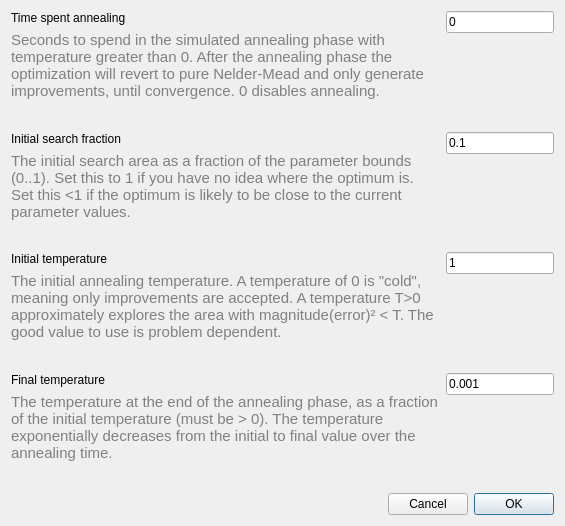
<?xml version="1.0" encoding="UTF-8"?>
<ui version="4.0">
 <class>NelderMead</class>
 <widget class="QDialog" name="NelderMead">
  <property name="windowModality">
   <enum>Qt::ApplicationModal</enum>
  </property>
  <property name="geometry">
   <rect>
    <x>0</x>
    <y>0</y>
    <width>565</width>
    <height>488</height>
   </rect>
  </property>
  <property name="sizePolicy">
   <sizepolicy hsizetype="MinimumExpanding" vsizetype="MinimumExpanding">
    <horstretch>0</horstretch>
    <verstretch>0</verstretch>
   </sizepolicy>
  </property>
  <property name="windowTitle">
   <string>Nelder Mead / Simulated Annealing Optimization</string>
  </property>
  <layout class="QVBoxLayout" name="verticalLayout_9">
   <property name="sizeConstraint">
    <enum>QLayout::SetDefaultConstraint</enum>
   </property>
   <item>
    <layout class="QGridLayout" name="gridLayout" columnstretch="1,0" columnminimumwidth="0,100">
     <item row="0" column="0">
      <layout class="QVBoxLayout" name="verticalLayout_2">
       <item>
        <widget class="QLabel" name="label_3">
         <property name="text">
          <string>Time spent annealing</string>
         </property>
         <property name="alignment">
          <set>Qt::AlignLeading|Qt::AlignLeft|Qt::AlignTop</set>
         </property>
         <property name="wordWrap">
          <bool>false</bool>
         </property>
        </widget>
       </item>
       <item>
        <widget class="QLabel" name="label_5">
         <property name="sizePolicy">
          <sizepolicy hsizetype="MinimumExpanding" vsizetype="MinimumExpanding">
           <horstretch>0</horstretch>
           <verstretch>0</verstretch>
          </sizepolicy>
         </property>
         <property name="minimumSize">
          <size>
           <width>0</width>
           <height>0</height>
          </size>
         </property>
         <property name="font">
          <font>
           <pointsize>11</pointsize>
          </font>
         </property>
         <property name="styleSheet">
          <string notr="true">color: rgb(128,128,128)</string>
         </property>
         <property name="text">
          <string>Seconds to spend in the simulated annealing phase with temperature greater than 0. After the annealing phase the optimization will revert to pure Nelder-Mead and only generate improvements, until convergence. 0 disables annealing.</string>
         </property>
         <property name="scaledContents">
          <bool>false</bool>
         </property>
         <property name="alignment">
          <set>Qt::AlignLeading|Qt::AlignLeft|Qt::AlignTop</set>
         </property>
         <property name="wordWrap">
          <bool>true</bool>
         </property>
        </widget>
       </item>
      </layout>
     </item>
     <item row="0" column="1">
      <layout class="QVBoxLayout" name="verticalLayout">
       <item>
        <widget class="QLineEdit" name="edit_time">
         <property name="minimumSize">
          <size>
           <width>0</width>
           <height>0</height>
          </size>
         </property>
         <property name="text">
          <string>0</string>
         </property>
        </widget>
       </item>
       <item>
        <spacer name="verticalSpacer">
         <property name="orientation">
          <enum>Qt::Vertical</enum>
         </property>
         <property name="sizeHint" stdset="0">
          <size>
           <width>20</width>
           <height>20</height>
          </size>
         </property>
        </spacer>
       </item>
      </layout>
     </item>
     <item row="1" column="0">
      <layout class="QVBoxLayout" name="verticalLayout_3">
       <item>
        <widget class="QLabel" name="label_4">
         <property name="text">
          <string>Initial search fraction</string>
         </property>
         <property name="alignment">
          <set>Qt::AlignLeading|Qt::AlignLeft|Qt::AlignTop</set>
         </property>
         <property name="wordWrap">
          <bool>false</bool>
         </property>
        </widget>
       </item>
       <item>
        <widget class="QLabel" name="label_6">
         <property name="sizePolicy">
          <sizepolicy hsizetype="MinimumExpanding" vsizetype="MinimumExpanding">
           <horstretch>0</horstretch>
           <verstretch>0</verstretch>
          </sizepolicy>
         </property>
         <property name="font">
          <font>
           <pointsize>11</pointsize>
          </font>
         </property>
         <property name="styleSheet">
          <string notr="true">color: rgb(128,128,128)</string>
         </property>
         <property name="text">
          <string>The initial search area as a fraction of the parameter bounds (0..1). Set this to 1 if you have no idea where the optimum is. Set this &lt;1 if the optimum is likely to be close to the current parameter values.</string>
         </property>
         <property name="scaledContents">
          <bool>false</bool>
         </property>
         <property name="alignment">
          <set>Qt::AlignLeading|Qt::AlignLeft|Qt::AlignTop</set>
         </property>
         <property name="wordWrap">
          <bool>true</bool>
         </property>
        </widget>
       </item>
      </layout>
     </item>
     <item row="1" column="1">
      <layout class="QVBoxLayout" name="verticalLayout_6">
       <item>
        <widget class="QLineEdit" name="edit_initial_fraction">
         <property name="text">
          <string>0.1</string>
         </property>
        </widget>
       </item>
       <item>
        <spacer name="verticalSpacer_2">
         <property name="orientation">
          <enum>Qt::Vertical</enum>
         </property>
         <property name="sizeHint" stdset="0">
          <size>
           <width>20</width>
           <height>20</height>
          </size>
         </property>
        </spacer>
       </item>
      </layout>
     </item>
     <item row="2" column="0">
      <layout class="QVBoxLayout" name="verticalLayout_4">
       <item>
        <widget class="QLabel" name="label">
         <property name="text">
          <string>Initial temperature</string>
         </property>
         <property name="alignment">
          <set>Qt::AlignLeading|Qt::AlignLeft|Qt::AlignTop</set>
         </property>
         <property name="wordWrap">
          <bool>false</bool>
         </property>
        </widget>
       </item>
       <item>
        <widget class="QLabel" name="label_7">
         <property name="sizePolicy">
          <sizepolicy hsizetype="MinimumExpanding" vsizetype="MinimumExpanding">
           <horstretch>0</horstretch>
           <verstretch>0</verstretch>
          </sizepolicy>
         </property>
         <property name="font">
          <font>
           <pointsize>11</pointsize>
          </font>
         </property>
         <property name="styleSheet">
          <string notr="true">color: rgb(128,128,128)</string>
         </property>
         <property name="text">
          <string>The initial annealing temperature. A temperature of 0 is &quot;cold&quot;, meaning only improvements are accepted. A temperature T&gt;0 approximately explores the area with magnitude(error)² &lt; T. The good value to use is problem dependent.</string>
         </property>
         <property name="textFormat">
          <enum>Qt::AutoText</enum>
         </property>
         <property name="scaledContents">
          <bool>false</bool>
         </property>
         <property name="alignment">
          <set>Qt::AlignLeading|Qt::AlignLeft|Qt::AlignTop</set>
         </property>
         <property name="wordWrap">
          <bool>true</bool>
         </property>
         <property name="indent">
          <number>0</number>
         </property>
        </widget>
       </item>
      </layout>
     </item>
     <item row="2" column="1">
      <layout class="QVBoxLayout" name="verticalLayout_7">
       <item>
        <widget class="QLineEdit" name="edit_initial_temperature">
         <property name="text">
          <string>1</string>
         </property>
        </widget>
       </item>
       <item>
        <spacer name="verticalSpacer_3">
         <property name="orientation">
          <enum>Qt::Vertical</enum>
         </property>
         <property name="sizeHint" stdset="0">
          <size>
           <width>20</width>
           <height>20</height>
          </size>
         </property>
        </spacer>
       </item>
      </layout>
     </item>
     <item row="3" column="0">
      <layout class="QVBoxLayout" name="verticalLayout_5">
       <item>
        <widget class="QLabel" name="label_2">
         <property name="text">
          <string>Final temperature</string>
         </property>
         <property name="alignment">
          <set>Qt::AlignLeading|Qt::AlignLeft|Qt::AlignTop</set>
         </property>
         <property name="wordWrap">
          <bool>false</bool>
         </property>
        </widget>
       </item>
       <item>
        <widget class="QLabel" name="label_8">
         <property name="sizePolicy">
          <sizepolicy hsizetype="MinimumExpanding" vsizetype="MinimumExpanding">
           <horstretch>0</horstretch>
           <verstretch>0</verstretch>
          </sizepolicy>
         </property>
         <property name="font">
          <font>
           <pointsize>11</pointsize>
          </font>
         </property>
         <property name="styleSheet">
          <string notr="true">color: rgb(128,128,128)</string>
         </property>
         <property name="text">
          <string>The temperature at the end of the annealing phase, as a fraction of the initial temperature (must be &gt; 0). The temperature exponentially decreases from the initial to final value over the annealing time.</string>
         </property>
         <property name="scaledContents">
          <bool>false</bool>
         </property>
         <property name="alignment">
          <set>Qt::AlignLeading|Qt::AlignLeft|Qt::AlignTop</set>
         </property>
         <property name="wordWrap">
          <bool>true</bool>
         </property>
        </widget>
       </item>
      </layout>
     </item>
     <item row="3" column="1">
      <layout class="QVBoxLayout" name="verticalLayout_8">
       <item>
        <widget class="QLineEdit" name="edit_final_temperature">
         <property name="text">
          <string>0.001</string>
         </property>
         <property name="clearButtonEnabled">
          <bool>false</bool>
         </property>
        </widget>
       </item>
       <item>
        <spacer name="verticalSpacer_4">
         <property name="orientation">
          <enum>Qt::Vertical</enum>
         </property>
         <property name="sizeHint" stdset="0">
          <size>
           <width>20</width>
           <height>20</height>
          </size>
         </property>
        </spacer>
       </item>
      </layout>
     </item>
    </layout>
   </item>
   <item>
    <layout class="QHBoxLayout" name="horizontalLayout">
     <item>
      <spacer name="horizontalSpacer">
       <property name="orientation">
        <enum>Qt::Horizontal</enum>
       </property>
       <property name="sizeHint" stdset="0">
        <size>
         <width>40</width>
         <height>20</height>
        </size>
       </property>
      </spacer>
     </item>
     <item>
      <widget class="QPushButton" name="cancel_button">
       <property name="text">
        <string>Cancel</string>
       </property>
      </widget>
     </item>
     <item>
      <widget class="QPushButton" name="ok_button">
       <property name="text">
        <string>OK</string>
       </property>
       <property name="autoDefault">
        <bool>true</bool>
       </property>
       <property name="default">
        <bool>true</bool>
       </property>
      </widget>
     </item>
    </layout>
   </item>
  </layout>
 </widget>
 <resources/>
 <connections/>
</ui>
